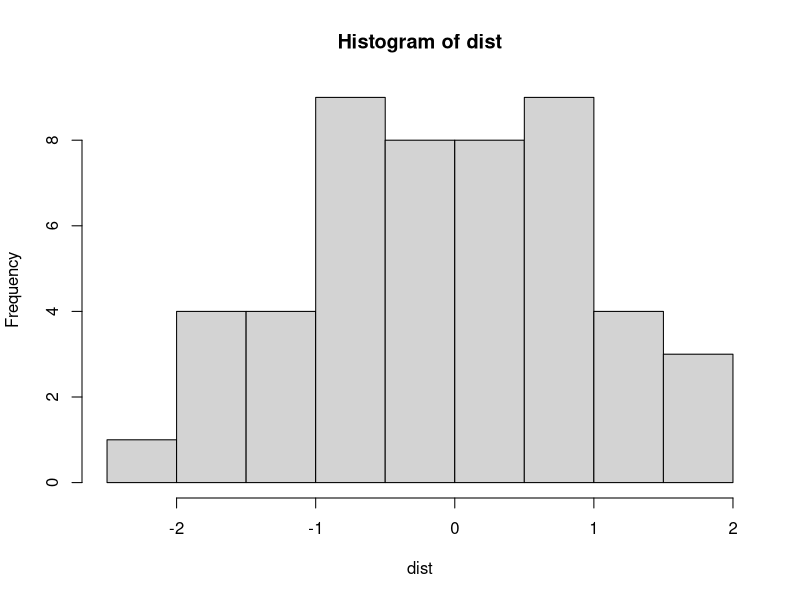

Write R code to recreate this figure.
## ---- chunk 1
knitr::opts_chunk$set(echo = FALSE)
## ---- chunk 2
input = 50
dist <- rnorm(input)
        hist(dist)

